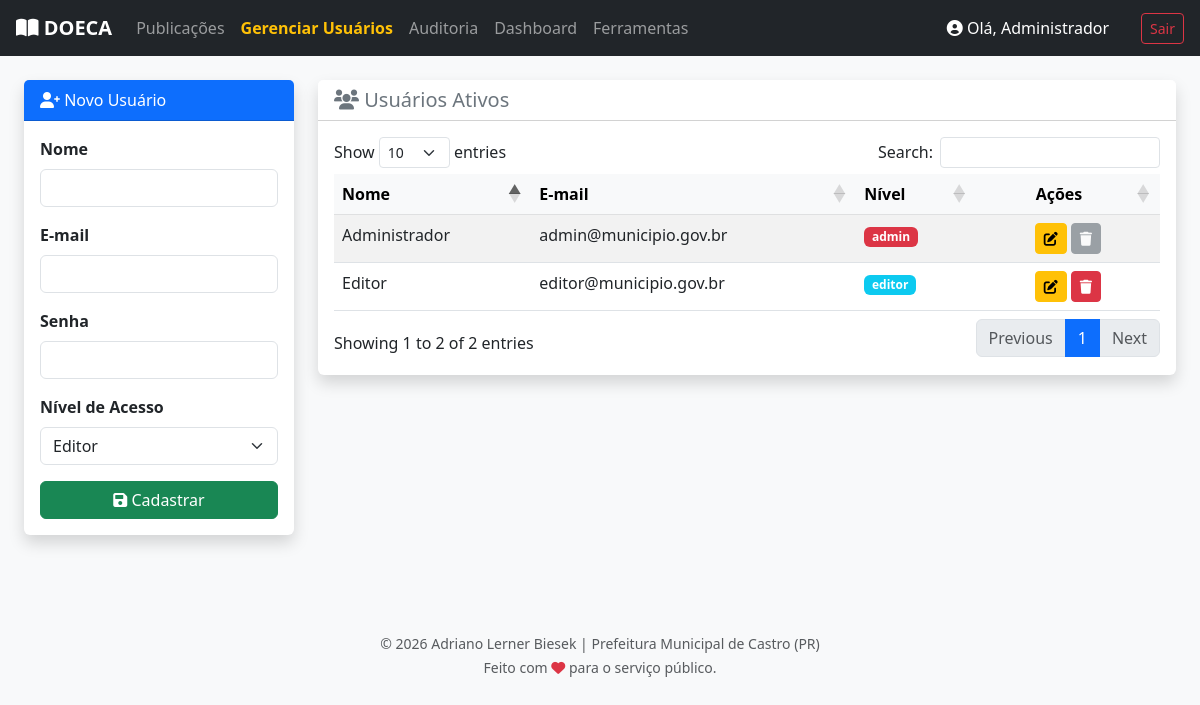
The app's page /admin/usuarios.php (signed in) with its own data.
### tables this page shows
CREATE TABLE `usuarios` (
  `id` int(11) NOT NULL,
  `nome` varchar(100) NOT NULL,
  `email` varchar(100) NOT NULL,
  `senha` varchar(255) NOT NULL,
  `nivel` enum('admin','editor') DEFAULT 'editor',
  `criado_em` timestamp NOT NULL DEFAULT current_timestamp()
);

### admin/usuarios.php (the view, shortened to what this page needs)
<?php
require '../config.php';
?>
<!DOCTYPE html>
<html lang="pt-br">
<head>
    <link href="https://cdn.jsdelivr.net/npm/bootstrap@5.3.0/dist/css/bootstrap.min.css" rel="stylesheet">
    <link href="https://cdnjs.cloudflare.com/ajax/libs/font-awesome/6.0.0/css/all.min.css" rel="stylesheet">
    <link href="https://cdn.datatables.net/1.13.4/css/dataTables.bootstrap5.min.css" rel="stylesheet">
</head>
<body class="bg-light">
    <nav class="navbar navbar-expand-lg navbar-dark bg-dark mb-4 px-3">
        <a class="navbar-brand fw-bold" href="index.php"><i class="fas fa-book-open"></i> DOECA</a>
        <div class="collapse navbar-collapse" id="navbarNav">
            <ul class="navbar-nav me-auto">
                <li class="nav-item"><a class="nav-link" href="index.php">Publicações</a></li>
                <li class="nav-item"><a class="nav-link active fw-bold text-warning" href="usuarios.php">Gerenciar Usuários</a></li>
                <li class="nav-item"><a class="nav-link" href="historico.php">Auditoria</a></li>
                <li class="nav-item"><a class="nav-link" href="dashboard.php">Dashboard</a></li>
                <li class="nav-item"><a class="nav-link" href="ferramentas.php">Ferramentas</a></li>
            </ul>
            <span class="navbar-text me-3 text-white">
                <a href="perfil.php" class="navbar-text me-3 text-white text-decoration-none"
                    title="Alterar minha senha">
                    <i class="fas fa-user-circle"></i> Olá, <?php echo htmlspecialchars($_SESSION['usuario_nome']); ?>
                </a></span>
            <a href="logout.php" class="btn btn-outline-danger btn-sm">Sair</a>
        </div>
    </nav>
    <div class="container-fluid px-4">
        <div class="row">
            <div class="col-md-3 mb-4">
                <div class="card shadow border-0">
                    <div class="card-header bg-primary text-white">
                        <i class="fas fa-user-plus"></i> Novo Usuário
                    </div>
                    <div class="card-body">
                        <form method="POST">
                            <div class="mb-3">
                                <label class="form-label fw-bold">Nome</label>
                                <input type="text" name="nome" class="form-control" required>
                            </div>
                            <div class="mb-3">
                                <label class="form-label fw-bold">E-mail</label>
                                <input type="email" name="email" class="form-control" required>
                            </div>
                            <div class="mb-3">
                                <label class="form-label fw-bold">Senha</label>
                                <input type="password" name="senha" class="form-control" required>
                            </div>
                            <div class="mb-3">
                                <label class="form-label fw-bold">Nível de Acesso</label>
                                <select name="nivel" class="form-select">
                                    <option value="editor">Editor</option>
                                </select>
                            </div>
                            <button type="submit" name="cadastrar" class="btn btn-success w-100">
                                <i class="fas fa-save"></i> Cadastrar
                            </button>
                        </form>
                    </div>
                </div>
            </div>
            <div class="col-md-9">
                <div class="card shadow border-0">
                    <div class="card-header bg-white">
                        <h5 class="mb-0 text-secondary"><i class="fas fa-users"></i> Usuários Ativos</h5>
                    </div>
                    <div class="card-body">
                        <div class="table-responsive">
                            <table id="tabelaUsuarios" class="table table-striped table-hover" style="width:100%">
                                <thead class="table-light">
                                    <tr>
                                        <th>Nome</th>
                                        <th>E-mail</th>
                                        <th>Nível</th>
                                        <th class="text-center" width="150">Ações</th>
                                    </tr>
                                </thead>
                                <tbody>
                                    <?php
                                    $stmt = $pdo->query("SELECT id, nome, email, nivel FROM usuarios ORDER BY nome ASC");
                                    while ($u = $stmt->fetch(PDO::FETCH_ASSOC)) {
                                        $badge = ($u['nivel'] == 'admin') ? 'bg-danger' : 'bg-info';
                                        $botoes = "";
                                        $botoes .= "<a href='editar_usuario.php?id={$u['id']}' class='btn btn-sm btn-warning me-1' title='Editar'><i class='fas fa-edit'></i></a>";
                                        if ($u['id'] == $_SESSION['usuario_id']) {
                                            $botoes .= "<button class='btn btn-sm btn-secondary' disabled title='Você não pode se excluir'><i class='fas fa-trash'></i></button>";
                                        } else {
                                            $botoes .= "<a href='usuarios.php?excluir={$u['id']}' class='btn btn-sm btn-danger' title='Excluir' onclick=\"return confirm('Tem certeza que deseja excluir o usuário {$u['nome']}?');\"><i class='fas fa-trash'></i></a>";
                                        }
                                        echo "<tr>
                                                <td>" . htmlspecialchars($u['nome']) . "</td>
                                                <td>" . htmlspecialchars($u['email']) . "</td>
                                                <td><span class='badge {$badge}'>{$u['nivel']}</span></td>
                                                <td class='text-center'>{$botoes}</td>
                                              </tr>";
                                    }
                                    ?>
                                </tbody>
                            </table>
                        </div>
                    </div>
                </div>
            </div>
        </div>
    </div>
    <footer class="text-center mt-5 py-4 text-muted">
        <small>©
            <?php echo date('Y'); ?> Adriano Lerner Biesek | Prefeitura Municipal de Castro (PR)<br>Feito com <i
                class="fa fa-heart text-danger"></i> para o serviço público.
        </small>
    </footer>
</body>
</html>

### records on screen
usuarios: nome "Administrador", email "admin@municipio.gov.br", nivel "admin"
usuarios: nome "Editor", email "editor@municipio.gov.br", nivel "editor"

### other values on screen
$_SESSION['usuario_nome'] "Administrador"
